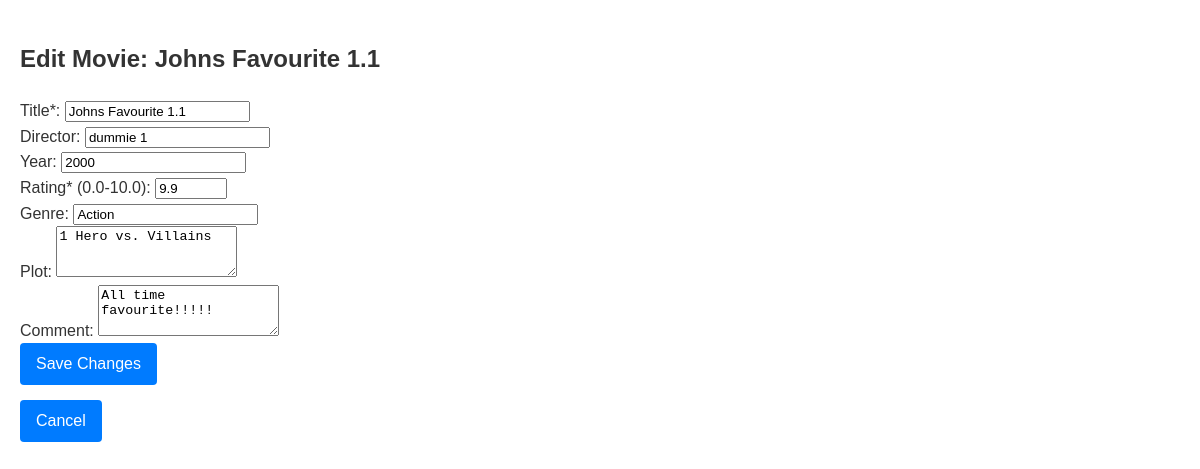
The app's page /user/1/update_movie/1 with its own data.
### models.py (models this page shows)
class Movie(Base):
    __tablename__ = "movies"
    id = Column(Integer, primary_key=True)
    user_id = Column(Integer, ForeignKey("users.id"))
    title = Column(String, nullable=False)
    director = Column(String)
    writer = Column(String)
    actors = Column(String)
    year = Column(Integer)
    rating = Column(Float, CheckConstraint('rating >= 0 AND rating <= 10'))
    genre = Column(String)
    runtime = Column(String)
    plot = Column(Text)
    comment = Column(Text)
    user = relationship("User", back_populates="movies")

### app.py (the view, shortened to what this page needs)
@app.route('/user/<int:user_id>/update_movie/<int:movie_id>', methods=['GET', 'POST'])
def update_movie(user_id, movie_id):
    movie = data_manager.get_movie_by_id(movie_id)
    if not movie:
        flash("Movie not found!", "error")  # Roter Alert
        return redirect(url_for('user_movies', user_id=user_id))
    return render_template('edit_movie.html', user_id=user_id, movie=movie)

### data_manager/sqlite_data_manager.py (called while the page is built)
    def get_movie_by_id(self, movie_id):
        session = self.Session()
        try:
            return session.query(Movie).filter_by(id=movie_id).first()
        finally:
            session.close()

### templates/edit_movie.html
{% extends "base.html" %}
{% block content %}
  <h2>Edit Movie: {{ movie.title }}</h2>
  <form method="post">
    <label for="title">Title*:</label>
    <input type="text" id="title" name="title" value="{{ movie.title }}" required><br>
    <label for="director">Director:</label>
    <input type="text" id="director" name="director" value="{{ movie.director or '' }}"><br>
    <label for="year">Year:</label>
    <input type="number" id="year" name="year" value="{{ movie.year or '' }}" min="1888"><br>
    <label for="rating">Rating* (0.0-10.0):</label>
    <input type="number" id="rating" name="rating" value="{{ movie.rating }}" min="0" max="10" step="0.1" required><br>
    <label for="genre">Genre:</label>
    <input type="text" id="genre" name="genre" value="{{ movie.genre or '' }}"><br>
    <label for="plot">Plot:</label>
    <textarea id="plot" name="plot" rows="3">{{ movie.plot or '' }}</textarea><br>
    <label for="comment">Comment:</label>
    <textarea id="comment" name="comment" rows="3">{{ movie.comment or '' }}</textarea><br>
    <a href type="submit" class="btn">Save Changes</a>
  </form>
  <a href="{{ url_for('user_movies', user_id=user_id) }}" class="btn">Cancel</a>
{% endblock %}

### static/styles.css (style rules this page uses)
body { font-family: Arial, sans-serif; line-height: 1.6; margin: 0; padding: 20px; color: #333; }
.btn { display: inline-block; padding: 8px 16px; background-color: #007bff; color: white; text-decoration: none; border-radius: 4px; margin-right: 10px; margin-bottom: 15px; transition: all 0.3s; }

### records on screen
Movie: title "Johns Favourite 1.1", director "dummie 1", year "2000", rating "9.9", genre "Action", plot "1 Hero vs. Villains", comment "All time favourite!!!!!"
